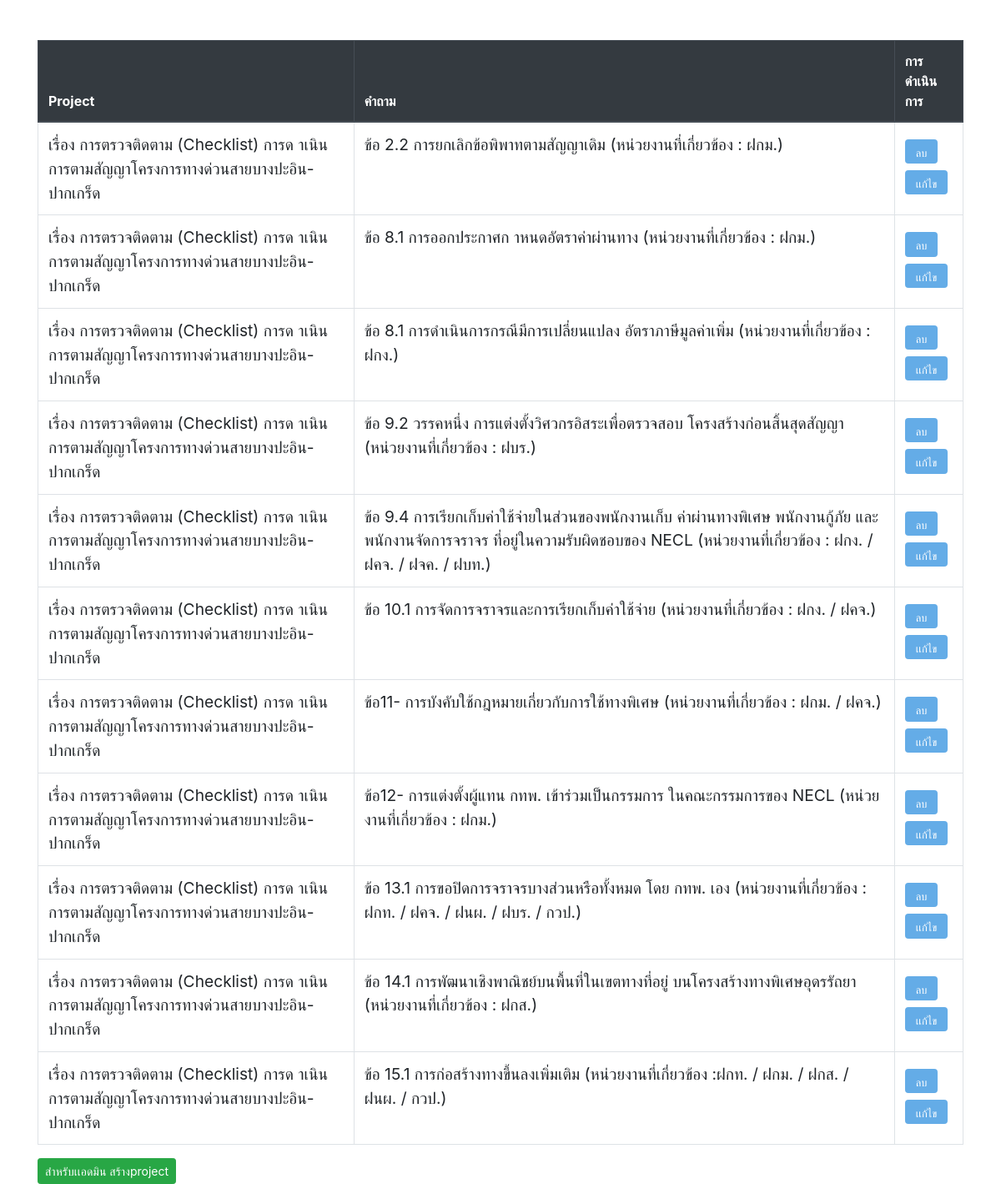
The app's page /showed_title_table/ with its own data.
### myapp/models.py (models this page shows, shortened)
class project(models.Model):
    User=models.ForeignKey(User,on_delete=models.CASCADE,null=True, blank=True)
    project_id=models.AutoField(primary_key=True)
    project_name=models.TextField()
    project_year_start = models.IntegerField()
    project_year_end = models.IntegerField()

class title(models.Model):
    title_id = models.AutoField(primary_key=True)
    contract_id = models.ForeignKey(contract, on_delete=models.CASCADE, null=True)
    title_name = models.TextField(null=True)

### myapp/views.py (the view)
# urls.py: path('showed_title_table/', views.showed_title_table, name='showed_title_table'),
def showed_title_table(request):
   tit = title.objects.all()
   pro = project.objects.all()
   co = contract.objects.all()
   return render(request,'myapp/showed_title.html', { 'tit': tit, 'pro': pro,'co': co})

### myapp/template/myapp/showed_title.html (shortened to what this page needs)
<!DOCTYPE html>
<html lang="en">
  <head>
    <link rel="stylesheet" href="https://maxcdn.bootstrapcdn.com/bootstrap/4.5.2/css/bootstrap.min.css">
  </head>
  <body>
    <div class="container mt-5">
      <div class="row">
        <div class="col-md-12">
          <table class="table table-bordered table-hover">
            <thead class="thead-dark">
              <tr>
                <th>Project</th>
                <th>คำถาม</th>
                <th>การดำเนินการ</th>
              </tr>
            </thead>
            <tbody>
              {% for r in tit %}
                <tr>
                  {% for r in pro %}
                  <td style="font-size: 1.2rem;">{{ r.project_name }}</td>
                  {% endfor %}
                  <td style="font-size: 1.2rem;">{{ r.title_name }}</td>
                  <td>
                    <form method="POST" action="{% url 'delete_title' id=r.title_id %}">
                      <button onclick="return confirm('Are you sure you want to delete this title?');" style="background-color: #64ace7; color: white; font-size: 0.8rem;" class="btn form-control-sm mt-2 offset-md-0">ลบ</button>
                    </form>
                    <form method="GET" action="{% url 'edit_title_topic_for_admin' id=r.title_id %}">
                      <button style="background-color: #64ace7; color: white; font-size: 0.8rem;" class="btn form-control-sm mt-2 offset-md-0">เเก้ไข</button>
                    </form>
                  </td>
                </tr>
                {% endfor %}
            </tbody>
          </table>
          <div>
            <a href="../save_data/">
              <button type="submit" class="btn btn-sm btn-success">สำหรับเเอดมิน สร้างproject</button>
            </a>
          </div>
        </div>
      </div>
    </div>
  </body>
</html>

### records on screen
title: title_name "ข้อ 2.2 การยกเลิกข้อพิพาทตามสัญญาเดิม (หน่วยงานที่เกี่ยวข้อง : ฝกม.)"
project: project_name "เรื่อง การตรวจติดตาม (Checklist) การด าเนินการตามสัญญาโครงการทางด่วนสายบางปะอิน-ปากเกร็ด"
title: title_name "ข้อ 8.1 การออกประกาศก าหนดอัตราค่าผ่านทาง (หน่วยงานที่เกี่ยวข้อง : ฝกม.)"
title: title_name "ข้อ 8.1 การดำเนินการกรณีมีการเปลี่ยนแปลง อัตราภาษีมูลค่าเพิ่ม (หน่วยงานที่เกี่ยวข้อง : ฝกง.)"
title: title_name "ข้อ 9.2 วรรคหนึ่ง การแต่งตั้งวิศวกรอิสระเพื่อตรวจสอบ โครงสร้างก่อนสิ้นสุดสัญญา (หน่วยงานที่เกี่ยวข้อง : ฝบร.)"
title: title_name "ข้อ 9.4 การเรียกเก็บค่าใช้จ่ายในส่วนของพนักงานเก็บ ค่าผ่านทางพิเศษ พนักงานกู้ภัย และพนักงานจัดการจราจร ที่อยู่ในความรับผิดชอบของ NECL (หน่วยงานที่เกี่ยวข้อง : ฝกง. / ฝคจ. / ฝจค. / ฝบท.)"
title: title_name "ข้อ 10.1 การจัดการจราจรและการเรียกเก็บค่าใช้จ่าย (หน่วยงานที่เกี่ยวข้อง : ฝกง. / ฝคจ.)"
title: title_name "ข้อ11- การบังคับใช้กฎหมายเกี่ยวกับการใช้ทางพิเศษ (หน่วยงานที่เกี่ยวข้อง : ฝกม. / ฝคจ.)"
title: title_name "ข้อ12- การแต่งตั้งผู้แทน กทพ. เข้าร่วมเป็นกรรมการ ในคณะกรรมการของ NECL (หน่วยงานที่เกี่ยวข้อง : ฝกม.)"
title: title_name "ข้อ 13.1 การขอปิดการจราจรบางส่วนหรือทั้งหมด โดย กทพ. เอง (หน่วยงานที่เกี่ยวข้อง : ฝกท. / ฝคจ. / ฝนผ. / ฝบร. / กวป.)"
title: title_name "ข้อ 14.1 การพัฒนาเชิงพาณิชย์บนพื้นที่ในเขตทางที่อยู่ บนโครงสร้างทางพิเศษอุดรรัถยา (หน่วยงานที่เกี่ยวข้อง : ฝกส.)"
title: title_name "ข้อ 15.1 การก่อสร้างทางขึ้นลงเพิ่มเติม (หน่วยงานที่เกี่ยวข้อง :ฝกท. / ฝกม. / ฝกส. / ฝนผ. / กวป.)"
